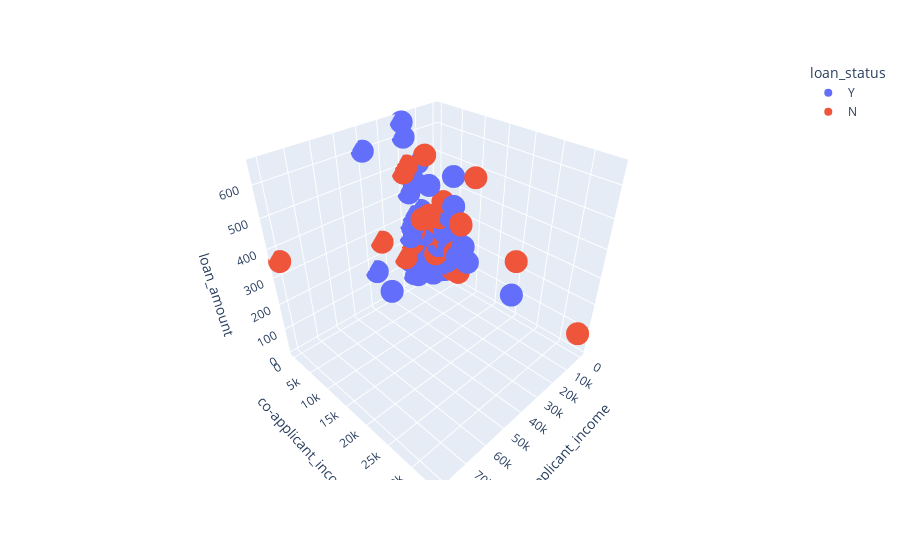

The notebook cell this image was saved under:
### Code cell
px.scatter_3d(data_frame=df,x='applicant_income',y='co-applicant_income',z='loan_amount',color='loan_status')

### Figure 1 — Plotly figure (JSON) as saved in the notebook; plotly's stock layout.template omitted (floating-point values rounded to 4 significant figures; data arrays with more than 128 entries replaced by an {"elided": "..."} marker saying what was removed)
{"data": [{"hovertemplate": "loan_status=Y<br>applicant_income=%{x}<br>co-applicant_income=%{y}<br>loan_amount=%{z}<extra></extra>", "legendgroup": "Y", "marker": {"color": "#636efa", "symbol": "circle"}, "mode": "markers", "name": "Y", "scene": "scene", "showlegend": true, "type": "scatter3d", "x": {"elided": "376 int values"}, "y": {"elided": "376 float values"}, "z": {"elided": "376 float values"}}, {"hovertemplate": "loan_status=N<br>applicant_income=%{x}<br>co-applicant_income=%{y}<br>loan_amount=%{z}<extra></extra>", "legendgroup": "N", "marker": {"color": "#EF553B", "symbol": "circle"}, "mode": "markers", "name": "N", "scene": "scene", "showlegend": true, "type": "scatter3d", "x": {"elided": "166 int values"}, "y": {"elided": "166 int values"}, "z": {"elided": "166 float values"}}], "layout": {"legend": {"title": {"text": "loan_status"}, "tracegroupgap": 0}, "margin": {"t": 60}, "scene": {"domain": {"x": [0, 1], "y": [0, 1]}, "xaxis": {"title": {"text": "applicant_income"}}, "yaxis": {"title": {"text": "co-applicant_income"}}, "zaxis": {"title": {"text": "loan_amount"}}}}}
